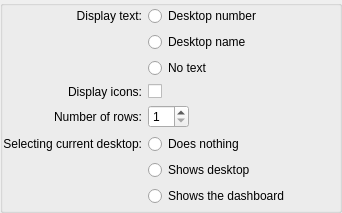
<?xml version="1.0" encoding="UTF-8"?>
<ui version="4.0">
 <class>pagerConfig</class>
 <widget class="QWidget" name="pagerConfig">
  <property name="geometry">
   <rect>
    <x>0</x>
    <y>0</y>
    <width>342</width>
    <height>213</height>
   </rect>
  </property>
  <property name="windowTitle">
   <string>Configure Pager</string>
  </property>
  <layout class="QGridLayout" name="gridLayout_2">
   <property name="margin">
    <number>0</number>
   </property>
   <property name="spacing">
    <number>0</number>
   </property>
   <item row="0" column="0">
    <widget class="QGroupBox" name="appearenceGroupBox">
     <property name="title">
      <string/>
     </property>
     <property name="flat">
      <bool>true</bool>
     </property>
     <property name="checkable">
      <bool>false</bool>
     </property>
     <layout class="QGridLayout" name="gridLayout">
      <property name="margin">
       <number>0</number>
      </property>
      <item row="0" column="0">
       <widget class="QLabel" name="displayLabel">
        <property name="text">
         <string>Display text:</string>
        </property>
        <property name="alignment">
         <set>Qt::AlignRight|Qt::AlignTrailing|Qt::AlignVCenter</set>
        </property>
       </widget>
      </item>
      <item row="0" column="1" colspan="2">
       <widget class="QRadioButton" name="desktopNumberRadioButton">
        <property name="text">
         <string>Desktop number</string>
        </property>
        <attribute name="buttonGroup">
         <string comment="KDE::DoNotExtract">buttonGroupText</string>
        </attribute>
       </widget>
      </item>
      <item row="1" column="1" colspan="2">
       <widget class="QRadioButton" name="desktopNameRadioButton">
        <property name="text">
         <string>Desktop name</string>
        </property>
        <attribute name="buttonGroup">
         <string comment="KDE::DoNotExtract">buttonGroupText</string>
        </attribute>
       </widget>
      </item>
      <item row="2" column="1" colspan="2">
       <widget class="QRadioButton" name="displayNoneRadioButton">
        <property name="text">
         <string>No text</string>
        </property>
        <attribute name="buttonGroup">
         <string comment="KDE::DoNotExtract">buttonGroupText</string>
        </attribute>
       </widget>
      </item>
      <item row="3" column="0">
       <widget class="QLabel" name="label">
        <property name="text">
         <string>Display icons:</string>
        </property>
        <property name="alignment">
         <set>Qt::AlignRight|Qt::AlignTrailing|Qt::AlignVCenter</set>
        </property>
        <property name="buddy">
         <cstring>showWindowIconsCheckBox</cstring>
        </property>
       </widget>
      </item>
      <item row="3" column="1" colspan="2">
       <widget class="QCheckBox" name="showWindowIconsCheckBox">
        <property name="text">
         <string/>
        </property>
       </widget>
      </item>
      <item row="4" column="0">
       <widget class="QLabel" name="labelRows">
        <property name="text">
         <string>Number of rows:</string>
        </property>
        <property name="alignment">
         <set>Qt::AlignRight|Qt::AlignTrailing|Qt::AlignVCenter</set>
        </property>
        <property name="buddy">
         <cstring>spinRows</cstring>
        </property>
       </widget>
      </item>
      <item row="4" column="1">
       <widget class="KIntSpinBox" name="spinRows">
        <property name="toolTip">
         <string>Change the number of rows</string>
        </property>
        <property name="whatsThis">
         <string>Change the number of rows</string>
        </property>
        <property name="minimum">
         <number>1</number>
        </property>
        <property name="maximum">
         <number>20</number>
        </property>
       </widget>
      </item>
      <item row="4" column="2">
       <spacer name="horizontalSpacer_3">
        <property name="orientation">
         <enum>Qt::Horizontal</enum>
        </property>
        <property name="sizeHint" stdset="0">
         <size>
          <width>64</width>
          <height>20</height>
         </size>
        </property>
       </spacer>
      </item>
      <item row="5" column="0">
       <widget class="QLabel" name="currentLabel">
        <property name="text">
         <string>Selecting current desktop:</string>
        </property>
        <property name="alignment">
         <set>Qt::AlignRight|Qt::AlignTrailing|Qt::AlignVCenter</set>
        </property>
        <property name="buddy">
         <cstring>spinRows</cstring>
        </property>
       </widget>
      </item>
      <item row="5" column="1" colspan="2">
       <widget class="QRadioButton" name="doNothingRadioButton">
        <property name="text">
         <string>Does nothing</string>
        </property>
        <attribute name="buttonGroup">
         <string comment="KDE::DoNotExtract">buttonGroupAction</string>
        </attribute>
       </widget>
      </item>
      <item row="6" column="1" colspan="2">
       <widget class="QRadioButton" name="showDesktopRadioButton">
        <property name="text">
         <string>Shows desktop</string>
        </property>
        <attribute name="buttonGroup">
         <string comment="KDE::DoNotExtract">buttonGroupAction</string>
        </attribute>
       </widget>
      </item>
      <item row="7" column="1" colspan="2">
       <widget class="QRadioButton" name="showDashboardRadioButton">
        <property name="text">
         <string>Shows the dashboard</string>
        </property>
        <attribute name="buttonGroup">
         <string comment="KDE::DoNotExtract">buttonGroupAction</string>
        </attribute>
       </widget>
      </item>
     </layout>
    </widget>
   </item>
  </layout>
 </widget>
 <customwidgets>
  <customwidget>
   <class>KIntSpinBox</class>
   <extends>QSpinBox</extends>
   <header>knuminput.h</header>
  </customwidget>
 </customwidgets>
 <tabstops>
  <tabstop>desktopNumberRadioButton</tabstop>
  <tabstop>desktopNameRadioButton</tabstop>
  <tabstop>displayNoneRadioButton</tabstop>
  <tabstop>showWindowIconsCheckBox</tabstop>
  <tabstop>spinRows</tabstop>
 </tabstops>
 <resources/>
 <connections/>
 <buttongroups>
  <buttongroup name="buttonGroupAction"/>
  <buttongroup name="buttonGroupText"/>
 </buttongroups>
</ui>
